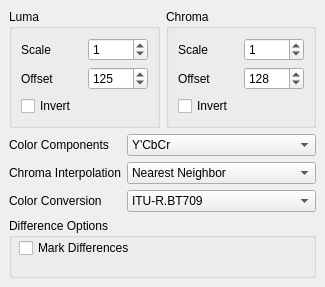
  <widget class="QDockWidget" name="YUVMathdockWidget">
   <property name="enabled">
    <bool>true</bool>
   </property>
   <property name="sizePolicy">
    <sizepolicy hsizetype="Preferred" vsizetype="Minimum">
     <horstretch>0</horstretch>
     <verstretch>0</verstretch>
    </sizepolicy>
   </property>
   <property name="minimumSize">
    <size>
     <width>325</width>
     <height>287</height>
    </size>
   </property>
   <property name="maximumSize">
    <size>
     <width>524287</width>
     <height>524287</height>
    </size>
   </property>
   <property name="windowTitle">
    <string>YUV Options</string>
   </property>
   <attribute name="dockWidgetArea">
    <number>2</number>
   </attribute>
   <widget class="QWidget" name="YUVMathdockWidgetContents">
    <property name="sizePolicy">
     <sizepolicy hsizetype="Preferred" vsizetype="Preferred">
      <horstretch>0</horstretch>
      <verstretch>0</verstretch>
     </sizepolicy>
    </property>
    <layout class="QVBoxLayout" name="verticalLayout_2">
     <item>
      <layout class="QHBoxLayout" name="horizontalLayout">
       <property name="leftMargin">
        <number>0</number>
       </property>
       <item>
        <widget class="QGroupBox" name="LumagroupBox">
         <property name="sizePolicy">
          <sizepolicy hsizetype="Preferred" vsizetype="Fixed">
           <horstretch>0</horstretch>
           <verstretch>0</verstretch>
          </sizepolicy>
         </property>
         <property name="minimumSize">
          <size>
           <width>0</width>
           <height>0</height>
          </size>
         </property>
         <property name="title">
          <string>Luma</string>
         </property>
         <layout class="QGridLayout" name="gridLayout_3">
          <item row="0" column="0">
           <widget class="QLabel" name="Lumascalelabel">
            <property name="text">
             <string>Scale</string>
            </property>
           </widget>
          </item>
          <item row="0" column="1">
           <widget class="QSpinBox" name="LumaScaleSpinBox">
            <property name="value">
             <number>1</number>
            </property>
           </widget>
          </item>
          <item row="1" column="0">
           <widget class="QLabel" name="Lumaoffsetlabel">
            <property name="text">
             <string>Offset</string>
            </property>
           </widget>
          </item>
          <item row="1" column="1">
           <widget class="QSpinBox" name="LumaOffsetSpinBox">
            <property name="maximum">
             <number>1000</number>
            </property>
            <property name="value">
             <number>125</number>
            </property>
           </widget>
          </item>
          <item row="2" column="0" colspan="2">
           <widget class="QCheckBox" name="LumaInvertCheckBox">
            <property name="text">
             <string>Invert</string>
            </property>
           </widget>
          </item>
         </layout>
        </widget>
       </item>
       <item>
        <widget class="QGroupBox" name="ChromagroupBox">
         <property name="sizePolicy">
          <sizepolicy hsizetype="Preferred" vsizetype="Fixed">
           <horstretch>0</horstretch>
           <verstretch>0</verstretch>
          </sizepolicy>
         </property>
         <property name="minimumSize">
          <size>
           <width>0</width>
           <height>0</height>
          </size>
         </property>
         <property name="title">
          <string>Chroma</string>
         </property>
         <layout class="QGridLayout" name="gridLayout_2">
          <item row="0" column="0">
           <widget class="QLabel" name="chromascalelabel">
            <property name="text">
             <string>Scale</string>
            </property>
           </widget>
          </item>
          <item row="0" column="1">
           <widget class="QSpinBox" name="ChromaScaleSpinBox">
            <property name="value">
             <number>1</number>
            </property>
           </widget>
          </item>
          <item row="1" column="0">
           <widget class="QLabel" name="chromaoffsetlabel">
            <property name="text">
             <string>Offset</string>
            </property>
           </widget>
          </item>
          <item row="1" column="1">
           <widget class="QSpinBox" name="ChromaOffsetSpinBox">
            <property name="maximum">
             <number>1000</number>
            </property>
            <property name="value">
             <number>128</number>
            </property>
           </widget>
          </item>
          <item row="2" column="0" colspan="2">
           <widget class="QCheckBox" name="ChromaInvertCheckBox">
            <property name="text">
             <string>Invert</string>
            </property>
           </widget>
          </item>
         </layout>
        </widget>
       </item>
      </layout>
     </item>
     <item>
      <layout class="QGridLayout" name="gridLayout">
       <item row="2" column="0">
        <widget class="QLabel" name="colorConversionLabel">
         <property name="sizePolicy">
          <sizepolicy hsizetype="Fixed" vsizetype="Preferred">
           <horstretch>0</horstretch>
           <verstretch>0</verstretch>
          </sizepolicy>
         </property>
         <property name="text">
          <string>Color Conversion</string>
         </property>
        </widget>
       </item>
       <item row="1" column="0">
        <widget class="QLabel" name="ChromaInterpolationLabel">
         <property name="sizePolicy">
          <sizepolicy hsizetype="Fixed" vsizetype="Preferred">
           <horstretch>0</horstretch>
           <verstretch>0</verstretch>
          </sizepolicy>
         </property>
         <property name="text">
          <string>Chroma Interpolation</string>
         </property>
        </widget>
       </item>
       <item row="0" column="0">
        <widget class="QLabel" name="ColorComponentsLabel">
         <property name="sizePolicy">
          <sizepolicy hsizetype="Fixed" vsizetype="Preferred">
           <horstretch>0</horstretch>
           <verstretch>0</verstretch>
          </sizepolicy>
         </property>
         <property name="text">
          <string>Color Components</string>
         </property>
        </widget>
       </item>
       <item row="2" column="1">
        <widget class="QComboBox" name="colorConversionComboBox">
         <property name="currentIndex">
          <number>1</number>
         </property>
         <item>
          <property name="text">
           <string>ITU-R.BT601</string>
          </property>
         </item>
         <item>
          <property name="text">
           <string>ITU-R.BT709</string>
          </property>
         </item>
         <item>
          <property name="text">
           <string>ITU-R.BT2020</string>
          </property>
         </item>
        </widget>
       </item>
       <item row="0" column="1">
        <widget class="QComboBox" name="ColorComponentsComboBox">
         <item>
          <property name="text">
           <string>Y'CbCr</string>
          </property>
         </item>
         <item>
          <property name="text">
           <string>Luma only</string>
          </property>
         </item>
         <item>
          <property name="text">
           <string>Cb only</string>
          </property>
         </item>
         <item>
          <property name="text">
           <string>Cr only</string>
          </property>
         </item>
        </widget>
       </item>
       <item row="1" column="1">
        <widget class="QComboBox" name="interpolationComboBox">
         <item>
          <property name="text">
           <string>Nearest Neighbor</string>
          </property>
         </item>
         <item>
          <property name="text">
           <string>Bilinear</string>
          </property>
         </item>
        </widget>
       </item>
      </layout>
     </item>
     <item>
      <widget class="QGroupBox" name="DifferencegroupBox">
       <property name="title">
        <string>Difference Options</string>
       </property>
       <widget class="QCheckBox" name="markDifferenceCheckBox">
        <property name="geometry">
         <rect>
          <x>10</x>
          <y>20</y>
          <width>131</width>
          <height>20</height>
         </rect>
        </property>
        <property name="text">
         <string>Mark Differences</string>
        </property>
       </widget>
      </widget>
     </item>
    </layout>
   </widget>
  </widget>
